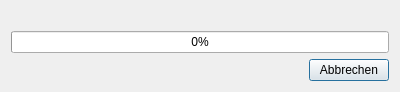
<?xml version="1.0" encoding="UTF-8"?>
<ui version="4.0">
 <class>ProgressDialog</class>
 <widget class="QDialog" name="ProgressDialog">
  <property name="geometry">
   <rect>
    <x>0</x>
    <y>0</y>
    <width>400</width>
    <height>89</height>
   </rect>
  </property>
  <property name="windowTitle">
   <string>DirExtWin</string>
  </property>
  <property name="windowIcon">
   <iconset resource="resources.qrc">
    <normaloff>:/images/magnifying_glass.png</normaloff>:/images/magnifying_glass.png</iconset>
  </property>
  <layout class="QVBoxLayout" name="verticalLayout">
   <item>
    <widget class="QLabel" name="progressLabel">
     <property name="text">
      <string/>
     </property>
    </widget>
   </item>
   <item>
    <widget class="QProgressBar" name="progressBar">
     <property name="value">
      <number>0</number>
     </property>
    </widget>
   </item>
   <item>
    <layout class="QHBoxLayout" name="horizontalLayout_2">
     <item>
      <spacer name="horizontalSpacer">
       <property name="orientation">
        <enum>Qt::Horizontal</enum>
       </property>
       <property name="sizeHint" stdset="0">
        <size>
         <width>40</width>
         <height>20</height>
        </size>
       </property>
      </spacer>
     </item>
     <item>
      <widget class="QPushButton" name="pushButton">
       <property name="text">
        <string>Abbrechen</string>
       </property>
      </widget>
     </item>
    </layout>
   </item>
  </layout>
 </widget>
 <resources>
  <include location="resources.qrc"/>
 </resources>
 <connections/>
</ui>
